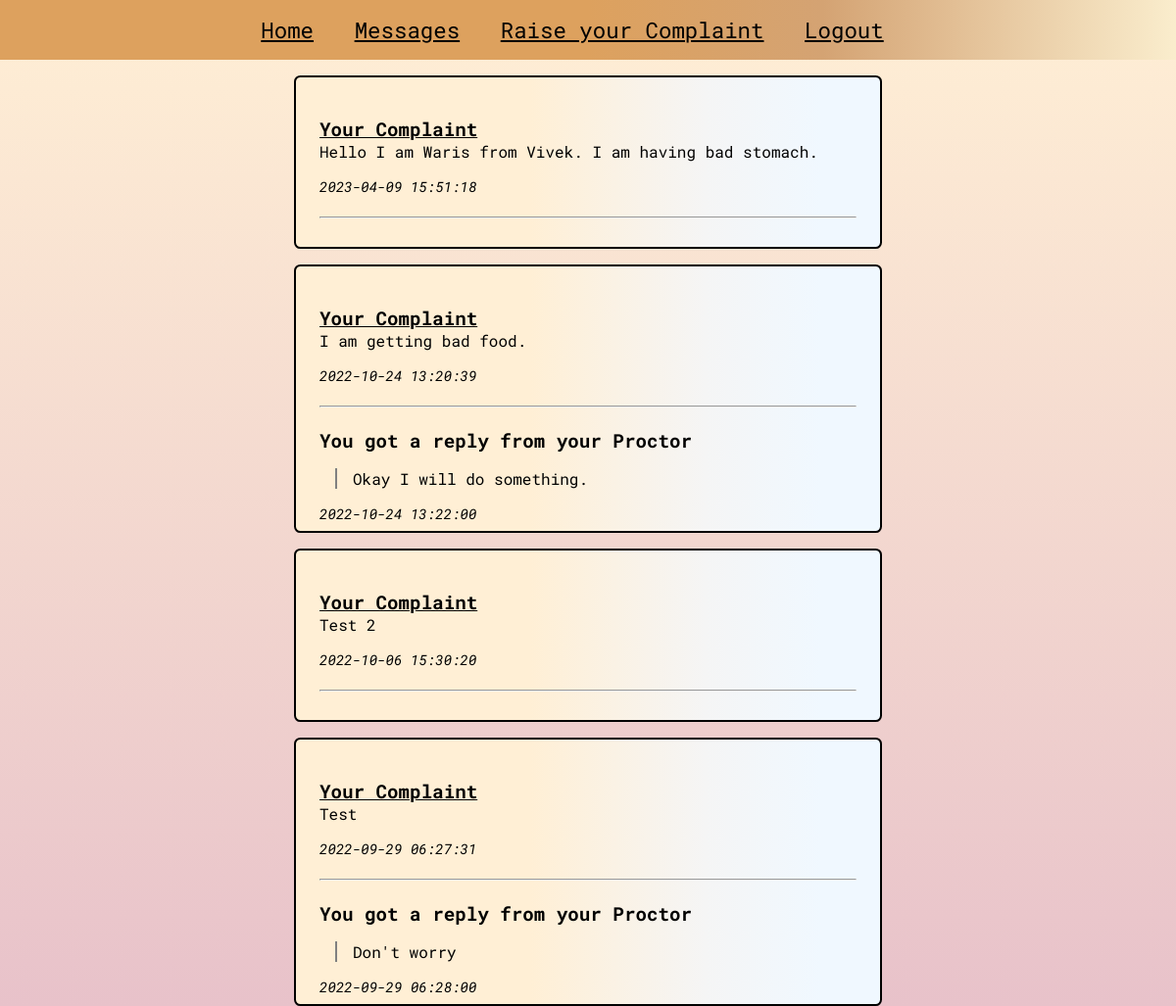
/studentHome (signed in), run on the app's committed database.
### website/models.py (models this page shows, shortened)
class Complaint(db.Model):
    id = db.Column(db.Integer, primary_key=True)
    text = db.Column(db.Text, nullable=False)
    complaintDate = db.Column(db.DateTime(timezone=True), default=func.now())
    author = db.Column(db.Integer, db.ForeignKey('student.id', ondelete="CASCADE"), nullable=False)
    date_created = db.Column(db.DateTime(timezone=True), default=func.now())
    messages = db.relationship('Message', backref='complaint', passive_deletes=True)

class Message(db.Model):
    id = db.Column(db.Integer, primary_key=True)
    message = db.Column(db.String(100), nullable=False)
    date_created = db.Column(db.DateTime(timezone=True), default=func.now())
    author = db.Column(db.Integer, db.ForeignKey('proctor.id', ondelete="CASCADE"), nullable=False)
    complaintId = db.Column(db.Integer, db.ForeignKey('complaint.id', ondelete="CASCADE"), nullable=False)

### website/views.py (the view)
@views.route("/studentHome")
@login_required
def studentHome():
    messages = Message.query.all()
    complaints = Complaint.query.all()
    return render_template("./home/studentHome.html", messages=messages, complaints=complaints, user=current_user)

### website/__init__.py (called while the page is built)
def create_app():
    app = Flask(__name__)
    app.config["SECRET_KEY"] = "xyz123Anonymous"
    app.config["SQLALCHEMY_DATABASE_URI"] = f"sqlite:///{DB_NAME}"
    db.init_app(app)
    from .views import views
    from .auth import auth
    app.register_blueprint(views, url_prefix="/")
    app.register_blueprint(auth, url_prefix="/")
    from .models import Student, Proctor, Warden, Complaint
    create_database(app)
    login_manager = LoginManager()
    login_manager.login_view = "auth.proctorLogin"
    login_manager.init_app(app)
    @login_manager.user_loader
    def load_user(id):
        return Student.query.get(int(id))
    return app

### website/templates/home/studentHome.html (shortened to what this page needs)
{% extends "allHomeBase.html" %}
{% block nav %}
    <a href="/studentHome" class="nav__a">Home</a>
    <a href="/studentPageMessageHistory" class="nav__a">Messages</a>
    <a href="/raiseComplaint" class="nav__a">Raise your Complaint</a>
    <a href="/logout" class="nav__a">Logout</a>
{% endblock nav %}
{% block main %}
    {% for complaint in complaints|reverse %}
        {% if user.id == complaint.author %}
            <section class="complaint__card">
                <section class="complaint__content">
                    <p class="complaint__text">
                        <h2 style="text-decoration: underline; font-size: 1.2rem">Your Complaint</h2>
                        {{complaint.text}}
                    </p>
                    <p class="complaint__date">
                        {{complaint.date_created}}
                    </p>
                    <br>
                    <hr>
                    <br>
                    {% if messages|length > 0 %}
                        {% for message in messages|reverse %}
                                {% if message.complaintId == complaint.id %}
                                <h2 style="font-size: 1.2rem">You got a reply from your Proctor</h2>
                                            <p class="complaint__text">
                                                {{message.message}}
                                            </p>
                                            <p class="complaint__date">
                                                {{message.date_created}}
                                            </p>
                                {% endif %}
                        {% endfor %}
                    {% endif %}
                </section>
            </section>
        {% endif %}
    {% endfor %}
{% endblock main %}

### website/templates/allHomeBase.html (shortened to what this page needs)
{% extends "base.html" %}
{% block stylesheet %}
    <link rel="stylesheet" href="{{ url_for('static', filename='css/allHomeStyles.css') }}">
{% endblock stylesheet  %}
{% block header %}
    <nav class="nav">
        {% block nav %}
        {% endblock nav %}
    </nav>
{% endblock header %}

### website/templates/base.html (shortened to what this page needs)
<!DOCTYPE html>
<html lang="en">
<head>
    {% block stylesheet %}
    {% endblock stylesheet %}
    <link rel="stylesheet" href="../static/css/styles.css">
</head>
<body>
    {% block header %}
    {% endblock header %}
    {% block main %}
    {% endblock main %}
</body>
</html>

### website/static/css/allHomeStyles.css (style rules this page uses)
* { font-family: 'Roboto Mono', monospace; margin: 0; padding: 0; box-sizing: border-box; }
body { width: 100vw; min-height: 100vh; max-height: max-content; background: linear-gradient(to top, #e8c2ca, papayawhip); }
.nav { padding: 1rem; background: linear-gradient(to right, #dda15e 50%, #d4a373 70%, #faedcd 100%); text-align: center; }
.nav__a { font-size: 1.4rem; color: black; margin-right: 2rem; }
.complaint__card { padding-top: 1rem; display: flex; flex-direction: column; align-items: center; gap: 1.5rem; }
.complaint__card .complaint__content { background: linear-gradient(to left, aliceblue 10%, whitesmoke 30%, papayawhip 60%); border-radius: 0.4rem; padding: 1.5rem; padding-bottom: 0.5rem; width: min(50%, 900px); height: fit-content; border: 2px solid black; }
.complaint__date { font-size: 0.9rem; padding-top: 1rem; font-style: italic; }
.complaint__text { margin: 1rem; margin-bottom: 0; padding-left: 1rem; border-left: 2px solid grey; }

### data on the page
Complaint: text "Hello I am Waris from Vivek. I am having bad stomach.", date_created "2023-04-09 15:51:18"
Complaint: text "I am getting bad food.", date_created "2022-10-24 13:20:39"
Message: message "Okay I will do something.", date_created "2022-10-24 13:22:00"
Complaint: text "Test 2", date_created "2022-10-06 15:30:20"
Complaint: text "Test", date_created "2022-09-29 06:27:31"
Message: message "Don't worry", date_created "2022-09-29 06:28:00"
